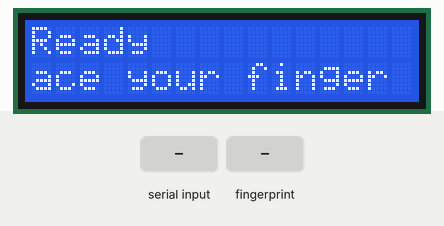
This sketch was run on a simulated ESP32. Parts: 16×2 character LCD. The inputs (shaded band) are chosen by the test bench. What the sketch prints to the serial monitor is not drawn.

Above: at 5.2 s.
5.3 s: "x\n" received over Serial
At 6.3 s:
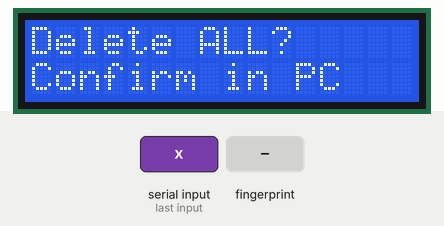
6.9 s: "YES\n" received over Serial
At 7.7 s:
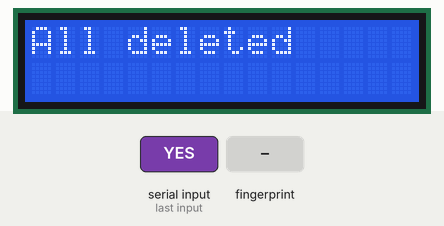
9.9 s: finger stored as number 1 placed on the sensor
At 10.8 s:
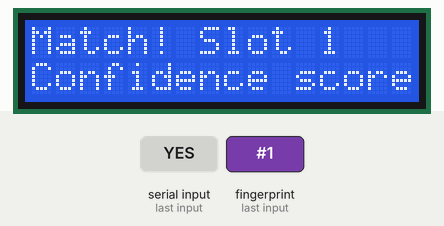
12.9 s: "a90\n" received over Serial
At 14.6 s:
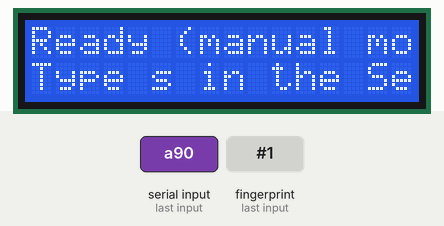
15.9 s: "s90\n" received over Serial
At 16.6 s:
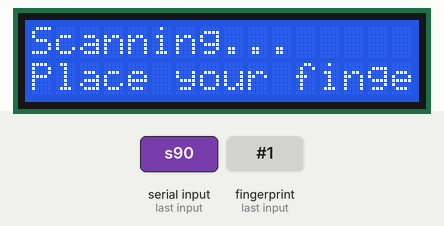
24.9 s: "e90\n" received over Serial
At 27.3 s:
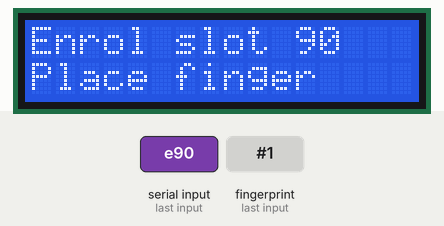
Timing chart, 0 to 28.8 s (numbered marks = the images above; inputs shaded):
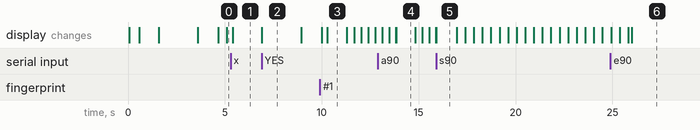

The sketch:

fingerprint_lcd_test.ino
```cpp
// fingerprint_lcd_test.ino - DY50 fingerprint sensor + ACM1602K 16x2 LCD together on an ESP32
// Behaves like a mini terminal: LCD shows "Place finger", then the match result. Serial commands still work.
// Serial Monitor: 115200 baud, line ending "Newline". Commands:
//   i        sensor info          a  toggle auto-scan (ON at start)
//   s        scan once            e<slot>  enrol, e.g. e1
//   d<slot>  delete one slot      x  delete ALL slots (asks YES)
// Wiring: fingerprint VCC->VIN, GND->GND, TX(green)->GPIO16, RX(white)->GPIO17
//         LCD RS->23, E->19, D4->18, D5->4, D6->32, D7->13, R/W->GND, Vo->10k pot wiper

#include <Adafruit_Fingerprint.h>  // DY50 / FPM10A / R307 driver (Library Manager: "Adafruit Fingerprint Sensor Library")
#include <LiquidCrystal.h>  // built-in HD44780 LCD library

const int FP_RX_PIN = 16;  // ESP32 UART2 RX <- sensor TX (green)
const int FP_TX_PIN = 17;  // ESP32 UART2 TX -> sensor RX (white)
const uint32_t FP_BAUD = 57600;  // sensor default baud rate
const uint16_t FINGER_TIMEOUT_MS = 10000;  // max wait for a finger during prompts
const unsigned long RESULT_SHOW_MS = 2000;  // how long a result stays on the LCD

const int LCD_RS = 23;  // LCD pin 4
const int LCD_E  = 19;  // LCD pin 6
const int LCD_D4 = 18;  // LCD pin 11
const int LCD_D5 = 4;   // LCD pin 12
const int LCD_D6 = 32;  // LCD pin 13
const int LCD_D7 = 13;  // LCD pin 14

HardwareSerial fingerSerial(2);  // ESP32 hardware UART 2 for the sensor
Adafruit_Fingerprint finger(&fingerSerial);  // sensor object on UART2
LiquidCrystal lcd(LCD_RS, LCD_E, LCD_D4, LCD_D5, LCD_D6, LCD_D7);  // LCD in 4-bit write-only mode

bool autoScan = true;  // start in terminal mode: keep scanning automatically

const int LCD_COLS = 16;  // characters visible per line (hardware limit of a 16x2 display)
const unsigned long SCROLL_STEP_MS = 350;  // time between one-character scroll steps (lower = faster)
const unsigned long SCROLL_START_DELAY_MS = 1000;  // pause before a long line starts scrolling, so the start can be read
const char *SCROLL_GAP = "    ";  // spaces shown between the end of a message and its repeat
String lcdLine[2];  // full text of each line (may be longer than 16 characters)
int lcdOffset[2] = {0, 0};  // current scroll position of each line
unsigned long lcdNextScroll = 0;  // millis() time of the next scroll step

void lcdDrawLine(int row) {  // draw the visible 16-character window of one line
  String text = lcdLine[row];  // full message for this row
  String window = "";  // the 16 characters we will actually print
  if ((int)text.length() <= LCD_COLS) {  // short message: fits, no scrolling
    window = text;  // show it as is
  } else {  // long message: show a moving window over "text + gap", wrapping round
    String loopText = text + SCROLL_GAP;  // add the gap so the end and the repeat don't touch
    for (int i = 0; i < LCD_COLS; i++) window += loopText.charAt((lcdOffset[row] + i) % loopText.length());  // pick 16 chars starting at the offset
  }
  while ((int)window.length() < LCD_COLS) window += ' ';  // pad with spaces so old characters are overwritten
  lcd.setCursor(0, row);  // start of the row
  lcd.print(window);  // print exactly 16 characters
}

void lcdShow(const String &line1, const String &line2) {  // set two lines; long ones will scroll automatically
  lcdLine[0] = line1;  // remember the full top line
  lcdLine[1] = line2;  // remember the full bottom line
  lcdOffset[0] = 0;  // start both lines at the beginning
  lcdOffset[1] = 0;  // start both lines at the beginning
  lcdNextScroll = millis() + SCROLL_START_DELAY_MS;  // wait a moment before scrolling starts
  lcd.clear();  // wipe the screen
  lcdDrawLine(0);  // draw the top line
  lcdDrawLine(1);  // draw the bottom line
}

void lcdTick() {  // call often: moves long lines one step when it's time
  if ((long)(millis() - lcdNextScroll) < 0) return;  // not time yet (this form is safe when millis() wraps around)
  lcdNextScroll = millis() + SCROLL_STEP_MS;  // schedule the next step
  for (int row = 0; row < 2; row++) {  // both lines
    int len = lcdLine[row].length();  // message length
    if (len <= LCD_COLS) continue;  // short lines never scroll
    lcdOffset[row] = (lcdOffset[row] + 1) % (len + strlen(SCROLL_GAP));  // advance one character, wrapping round
    lcdDrawLine(row);  // redraw just this line
  }
}

void lcdWait(unsigned long minMs) {  // like delay(), but keeps scrolling and waits long enough to read a long message once
  int longest = max(lcdLine[0].length(), lcdLine[1].length());  // longest line on screen
  unsigned long readMs = SCROLL_START_DELAY_MS;  // time needed to read everything once
  if (longest > LCD_COLS) readMs += (unsigned long)(longest - LCD_COLS + 2) * SCROLL_STEP_MS;  // time to scroll until the end is visible
  unsigned long waitMs = max(minMs, readMs);  // never shorter than requested
  unsigned long start = millis();  // when we started waiting
  while (millis() - start < waitMs) {  // until the time is up
    lcdTick();  // keep scrolling
    delay(20);  // small pause
  }
}

void showIdle() {  // the "waiting for a student" screen
  if (autoScan) lcdShow("Ready", "Place your finger on the sensor");  // terminal mode
  else lcdShow("Ready (manual mode)", "Type s in the Serial Monitor to scan");  // auto-scan off
}

void printHelp() {  // list the commands on the serial monitor
  Serial.println("Commands: i=info  s=scan  a=auto-scan on/off  e<slot>=enrol  d<slot>=delete  x=delete all");  // one-line help
}

bool waitForFinger(uint16_t timeoutMs) {  // wait until a finger image is captured, or time out
  unsigned long start = millis();  // when we started waiting
  while (millis() - start < timeoutMs) {  // keep trying until the timeout
    uint8_t r = finger.getImage();  // ask the sensor for a picture
    if (r == FINGERPRINT_OK) return true;  // got one
    lcdTick();  // keep long LCD messages scrolling while we wait
    delay(50);  // short pause between attempts
  }
  return false;  // nobody placed a finger
}

void waitForRemoval() {  // wait until the finger is lifted
  while (finger.getImage() != FINGERPRINT_NOFINGER) { lcdTick(); delay(50); }  // keep checking until the glass is empty (and keep scrolling)
}

void showInfo() {  // print sensor parameters (serial + LCD)
  finger.getParameters();  // read capacity, security level, etc.
  finger.getTemplateCount();  // count stored fingerprints
  Serial.print("Capacity: "); Serial.println(finger.capacity);  // max templates
  Serial.print("Security level: "); Serial.println(finger.security_level);  // design targets level 3
  Serial.print("Stored templates: "); Serial.println(finger.templateCount);  // slots in use
  lcdShow("Stored: " + String(finger.templateCount) + "/" + String(finger.capacity), "Security lvl " + String(finger.security_level));  // same info on the LCD
  lcdWait(RESULT_SHOW_MS);  // let it be read
  showIdle();  // back to the idle screen
}

bool scanOnce(uint16_t timeoutMs, bool quiet) {  // capture a finger and search all templates (1:N)
  if (!quiet) { Serial.println("Place finger on the sensor..."); lcdShow("Scanning...", "Place your finger on the sensor"); }  // prompt (manual scans only)
  if (!waitForFinger(timeoutMs)) {  // nothing placed in time
    if (!quiet) { Serial.println("  no finger detected"); showIdle(); }  // tell the user
    return false;  // give up
  }
  lcdShow("Reading...", "Hold still");  // finger detected
  if (finger.image2Tz(1) != FINGERPRINT_OK) {  // convert image to features
    Serial.println("  unclear image, try again");  // usual cause: dry/dirty finger or light touch
    lcdShow("Unclear print", "Press firmly with a clean, dry finger and try again");  // feedback
    waitForRemoval();  // wait for lift
    lcdWait(RESULT_SHOW_MS);  // show the message
    showIdle();  // back to idle
    return false;  // no result
  }
  uint8_t r = finger.fingerSearch();  // compare against every stored template
  if (r == FINGERPRINT_OK) {  // matched
    Serial.print("  MATCH  slot="); Serial.print(finger.fingerID);  // which slot (backend maps slot -> student)
    Serial.print("  confidence="); Serial.println(finger.confidence);  // match score 0-255
    lcdShow("Match! Slot " + String(finger.fingerID), "Confidence score: " + String(finger.confidence));  // result on the LCD
  } else if (r == FINGERPRINT_NOTFOUND) {  // valid print, not enrolled
    Serial.println("  NO MATCH (finger not enrolled)");  // serial feedback
    lcdShow("Not recognised", "Please see your lecturer for manual sign-in");  // the real terminal will offer the fallback here
  } else {  // communication problem
    Serial.println("  search error (check wiring)");  // usually a loose wire
    lcdShow("Sensor error", "Check the fingerprint sensor wiring");  // feedback
  }
  waitForRemoval();  // don't scan the same touch twice
  lcdWait(RESULT_SHOW_MS);  // keep the result visible
  showIdle();  // back to idle
  return r == FINGERPRINT_OK;  // true only on a match
}

bool enrol(uint16_t slot) {  // capture the same finger twice and store it in a slot
  Serial.print("Enrolling into slot "); Serial.println(slot);  // confirm the slot
  lcdShow("Enrol slot " + String(slot), "Place finger");  // first prompt
  if (!waitForFinger(FINGER_TIMEOUT_MS)) { Serial.println("  timed out"); lcdShow("Enrol failed", "Timed out"); lcdWait(RESULT_SHOW_MS); showIdle(); return false; }  // no finger
  if (finger.image2Tz(1) != FINGERPRINT_OK) { Serial.println("  unclear image"); lcdShow("Enrol failed", "Unclear print"); lcdWait(RESULT_SHOW_MS); showIdle(); return false; }  // bad first image
  Serial.println("  OK. Remove finger.");  // ask to lift
  lcdShow("OK", "Remove finger");  // LCD prompt
  lcdWait(500);  // give the user time to react
  waitForRemoval();  // wait until lifted
  Serial.println("Place the SAME finger again...");  // second capture
  lcdShow("Same finger", "again please");  // LCD prompt
  if (!waitForFinger(FINGER_TIMEOUT_MS)) { Serial.println("  timed out"); lcdShow("Enrol failed", "Timed out"); lcdWait(RESULT_SHOW_MS); showIdle(); return false; }  // no finger
  if (finger.image2Tz(2) != FINGERPRINT_OK) { Serial.println("  unclear image"); lcdShow("Enrol failed", "Unclear print"); lcdWait(RESULT_SHOW_MS); showIdle(); return false; }  // bad second image
  uint8_t r = finger.createModel();  // merge the two captures into one template
  if (r != FINGERPRINT_OK) { Serial.println("  captures didn't match"); lcdShow("Enrol failed", "Prints differ"); waitForRemoval(); lcdWait(RESULT_SHOW_MS); showIdle(); return false; }  // different finger / bad placement
  r = finger.storeModel(slot);  // save the template in the sensor's flash
  if (r != FINGERPRINT_OK) { Serial.println("  could not store (slot out of range?)"); lcdShow("Enrol failed", "Store error"); lcdWait(RESULT_SHOW_MS); showIdle(); return false; }  // e.g. slot > capacity
  Serial.println("  STORED. Enrolment complete.");  // success
  lcdShow("Enrolled!", "Slot " + String(slot));  // success on the LCD
  waitForRemoval();  // tidy up
  lcdWait(RESULT_SHOW_MS);  // show the result
  showIdle();  // back to idle
  return true;  // done
}

void setup() {  // runs once at power-up
  Serial.begin(115200);  // USB serial monitor
  lcd.begin(16, 2);  // 16 columns x 2 rows
  lcdShow("Biometric Attendance", "Starting...");  // boot screen
  fingerSerial.begin(FP_BAUD, SERIAL_8N1, FP_RX_PIN, FP_TX_PIN);  // UART2 on our pins
  delay(500);  // let the sensor power up
  if (finger.verifyPassword()) {  // handshake with the default password
    Serial.println("DY50 found.");  // serial confirmation
    lcdShow("Sensor OK", "DY50 found");  // LCD confirmation
  } else {  // no reply
    Serial.println("DY50 NOT found. Check VIN/GND, green->GPIO16, white->GPIO17 (try swapping).");  // common fixes
    lcdShow("Sensor NOT found", "Check wiring: green to GPIO16, white to GPIO17");  // LCD error
    while (true) lcdWait(1000);  // stop here until reset (message keeps scrolling)
  }
  lcdWait(1000);  // show the OK message
  showInfo();  // capacity + stored templates (also goes back to idle)
  printHelp();  // command list
}

void loop() {  // runs forever
  if (Serial.available()) {  // a command was typed
    String line = Serial.readStringUntil('\n');  // read the line
    line.trim();  // strip spaces and \r
    if (line.length() == 0) return;  // ignore empty lines
    char cmd = line.charAt(0);  // first character = command
    int arg = line.substring(1).toInt();  // rest = slot number (0 if none)
    if (cmd == 'i') showInfo();  // info
    else if (cmd == 's') scanOnce(FINGER_TIMEOUT_MS, false);  // single scan
    else if (cmd == 'a') { autoScan = !autoScan; Serial.println(autoScan ? "Auto-scan ON" : "Auto-scan OFF"); showIdle(); }  // toggle auto mode
    else if (cmd == 'e' && arg >= 1) enrol(arg);  // enrol into slot
    else if (cmd == 'd' && arg >= 1) {  // delete one slot
      bool ok = finger.deleteModel(arg) == FINGERPRINT_OK;  // ask the sensor to delete it
      Serial.println(ok ? "Deleted." : "Delete failed.");  // serial result
      lcdShow(ok ? "Deleted" : "Delete failed", "Slot " + String(arg));  // LCD result
      lcdWait(RESULT_SHOW_MS);  // show it
      showIdle();  // back to idle
    }
    else if (cmd == 'x') {  // wipe everything
      Serial.println("Type YES to delete all templates:");  // safety prompt
      lcdShow("Delete ALL?", "Confirm in PC");  // LCD hint
      while (!Serial.available()) { lcdTick(); delay(10); }  // wait for the answer (keep scrolling)
      String confirm = Serial.readStringUntil('\n'); confirm.trim();  // read it
      bool ok = confirm == "YES" && finger.emptyDatabase() == FINGERPRINT_OK;  // only on exact YES
      Serial.println(ok ? "All templates deleted." : "Cancelled.");  // serial result
      lcdShow(ok ? "All deleted" : "Cancelled", "");  // LCD result
      lcdWait(RESULT_SHOW_MS);  // show it
      showIdle();  // back to idle
    }
    else printHelp();  // unknown command
  }
  lcdTick();  // keep long idle messages scrolling
  if (autoScan) scanOnce(200, true);  // terminal mode: look for a finger briefly each loop
}
```

Measured:
- after the input at 5.3 s, the display: changes after 0.11 s (image 1)
- after the input at 6.9 s, the display: changes at once (image 2)
- after the input at 9.9 s, the display: first changes after 0.09 s (image 3 shows a later state)
- after the input at 12.9 s, the display: first differs from a run without the input after 0.94 s (image 4)
- after the input at 15.9 s, the display: changes at once (image 5)
- after the input at 24.9 s, the display: first differs from a run without the input after 1.1 s (image 6)
- what the display in image 2 shows lasts 2.0 s, from 6.9 s to 8.9 s
